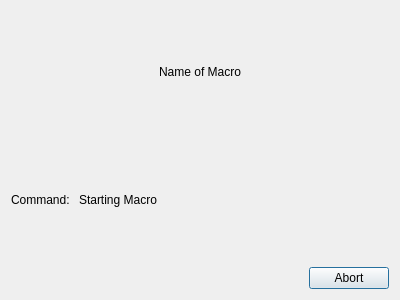
<?xml version="1.0" encoding="UTF-8"?>
<ui version="4.0">
 <class>PIRRunMacroDialog</class>
 <widget class="QDialog" name="PIRRunMacroDialog">
  <property name="geometry">
   <rect>
    <x>0</x>
    <y>0</y>
    <width>400</width>
    <height>300</height>
   </rect>
  </property>
  <property name="windowTitle">
   <string>Macro In Progress</string>
  </property>
  <layout class="QVBoxLayout" name="verticalLayout">
   <item>
    <widget class="QLabel" name="nameLabel">
     <property name="text">
      <string>Name of Macro</string>
     </property>
     <property name="alignment">
      <set>Qt::AlignCenter</set>
     </property>
    </widget>
   </item>
   <item>
    <layout class="QHBoxLayout" name="horizontalLayout">
     <item>
      <widget class="QLabel" name="commandLabel">
       <property name="sizePolicy">
        <sizepolicy hsizetype="Fixed" vsizetype="Preferred">
         <horstretch>0</horstretch>
         <verstretch>0</verstretch>
        </sizepolicy>
       </property>
       <property name="text">
        <string>Command: </string>
       </property>
      </widget>
     </item>
     <item>
      <widget class="QLabel" name="commandNameLabel">
       <property name="text">
        <string>Starting Macro</string>
       </property>
      </widget>
     </item>
    </layout>
   </item>
   <item>
    <widget class="QDialogButtonBox" name="buttonBox">
     <property name="orientation">
      <enum>Qt::Horizontal</enum>
     </property>
     <property name="standardButtons">
      <set>QDialogButtonBox::Abort</set>
     </property>
    </widget>
   </item>
  </layout>
 </widget>
 <resources/>
 <connections>
  <connection>
   <sender>buttonBox</sender>
   <signal>accepted()</signal>
   <receiver>PIRRunMacroDialog</receiver>
   <slot>accept()</slot>
   <hints>
    <hint type="sourcelabel">
     <x>248</x>
     <y>254</y>
    </hint>
    <hint type="destinationlabel">
     <x>157</x>
     <y>274</y>
    </hint>
   </hints>
  </connection>
  <connection>
   <sender>buttonBox</sender>
   <signal>rejected()</signal>
   <receiver>PIRRunMacroDialog</receiver>
   <slot>reject()</slot>
   <hints>
    <hint type="sourcelabel">
     <x>316</x>
     <y>260</y>
    </hint>
    <hint type="destinationlabel">
     <x>286</x>
     <y>274</y>
    </hint>
   </hints>
  </connection>
 </connections>
</ui>
